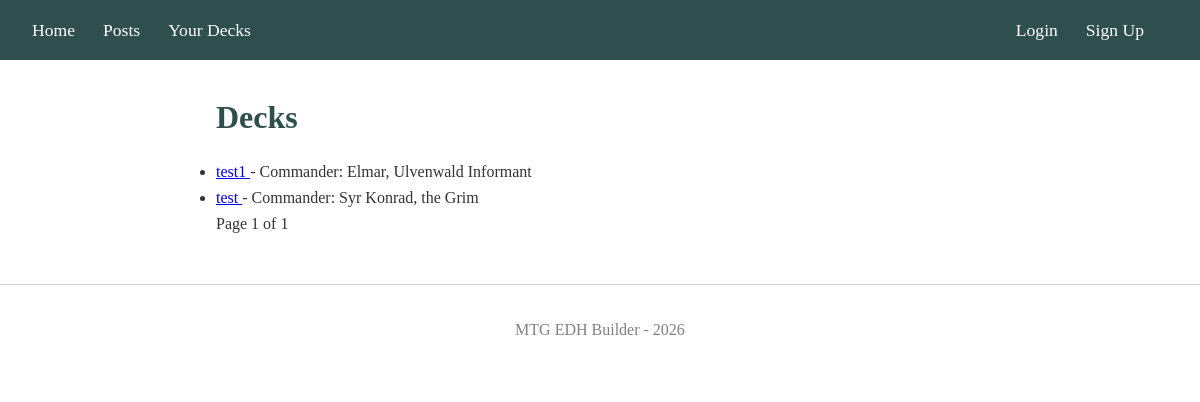
Page /decks/ on the earlier database version.
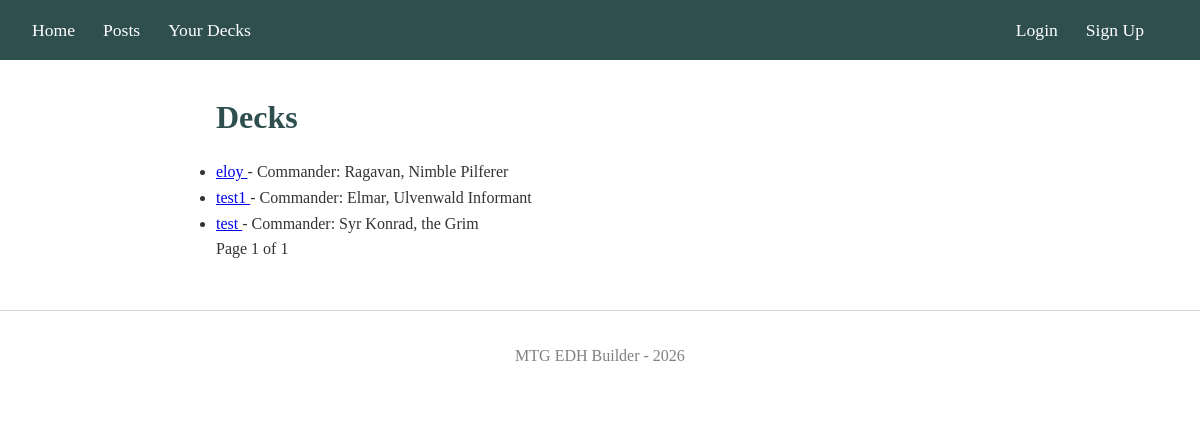
Same page on the later database version.
### blog/models.py (models this page shows, shortened)
class Deck(models.Model):
    name = models.CharField(max_length=200)
    description = models.TextField(blank=True)
    created_at = models.DateTimeField(auto_now_add=True)
    updated_at = models.DateTimeField(auto_now=True)
    author = models.ForeignKey(User, on_delete=models.CASCADE)
    is_public = models.BooleanField(default=True)
    commander = models.ForeignKey(
        Card, on_delete=models.PROTECT,
        related_name='commander', help_text="First commander")
    partner_commander = models.ForeignKey(
        Card,
        on_delete=models.SET_NULL,
        null=True, blank=True,
        related_name='commander_partner',
        help_text="Second commander if both have partner"
    )
    card_count = models.PositiveSmallIntegerField(default=0)
    avg_cmc = models.DecimalField(max_digits=4, decimal_places=2, default=0)
    class Meta:
        ordering = ['-updated_at']
        verbose_name = 'Deck'
        verbose_name_plural = 'Decks'
        constraints = [
            models.UniqueConstraint(
                fields=['author', 'name'],
                name = 'unique_deck_name_per_user'
            )
        ]

class Card(models.Model):
    scryfall_id = models.UUIDField(unique=True)
    oracle_id = models.UUIDField()
    name = models.CharField(max_length=200) # name of the card
    type_line = models.CharField(max_length=200, default='')
    set_code = models.CharField(max_length=10)
    collector_number = models.CharField(max_length=20)
    cmc = models.IntegerField(default=0) # Converted mana cost of the card, used for calculate the average cmc of a deck
    color_identity = models.CharField(max_length=10, default='') # Sorted letters from {W,U,B,R,G}; empty = colorless
    image_url = models.URLField() # default image size
    image_large_url = models.URLField(default='') # larger image for hover
    def __str__(self):
        return self.name

### blog/views.py (the view)
# urls.py: path("decks/", views.DeckListView.as_view(), name="decks"),
class DeckListView(DeckAccessMixin, ListView):
    model = Deck
    template_name = "blog/deck_list.html"
    context_object_name = "decks"
    paginate_by = 5

### blog/views.py (called while the page is built)
    def get_queryset(self):
        user = self.request.user
        if user.is_authenticated:
            return Deck.objects.filter(Q(author=user) | Q(is_public=True))
        return Deck.objects.filter(is_public=True)

### templates/blog/deck_list.html (shortened to what this page needs)
{% extends "base.html" %}
{% block content %}
<h1>Decks</h1>
<ul>
{% for deck in decks %}
    <li>
        <a href="{% url 'blog:deck_detail' deck.id %}">
            {{ deck.name }}
        </a>
        - Commander: {{ deck.commander }}
    </li>
{% endfor %}
</ul>
<div>
<span>
    Page {{ page_obj.number }} of {{ page_obj.paginator.num_pages }}
</span>
</div>
{% endblock %}

### templates/base.html (shortened to what this page needs)
{% load static %}
<!DOCTYPE html>
<html lang="en">
<head>
    {% load static %}
    <link rel="stylesheet" href="{% static 'blog/main.css' %}">
</head>
<body>
    <nav>
    <a href="{% url 'blog:home' %}">Home</a>
    <a href="{% url 'blog:decks' %}">Posts</a>
    <a href="{% url 'blog:your_decks' %}">Your Decks</a>
    <span class="nav-right">
        {% if user.is_authenticated %}
            <span class="nav-user" id="logged-user-name">{{ user.username }}</span>
            <form method="post" action="{% url 'logout' %}" class="inline-form">
                {% csrf_token %}
                <button type="submit" class="logout-btn" id="logout-btn">Logout</button>
            </form>
        {% else %}
            <a id="login-btn" href="{% url 'login' %}">Login</a>
            <a id="signup-btn" href="{% url 'signup' %}">Sign Up</a>
        {% endif %}
    </span>
    </nav>
    <div class="container">
        {% block content %}{% endblock %}
    </div>
    <footer>
        <p>MTG EDH Builder - 2026</p>
    </footer>
</body>
</html>

### blog/static/blog/main.css (style rules this page uses)
:root { --midnight-violet: #242038; --slate-blue: #725ac1; --soft-periwinkle: #8d86c9; --pale-slate: #cac4ce; --linen: #f7ece1; }
* { margin: 0; padding: 0; box-sizing: border-box; }
body { font-family: Georgia, serif; line-height: 1.6; color: #333; }
nav { background: darkslategray; padding: 1rem 2rem; }
nav a { color: white; text-decoration: none; margin-right: 1.5rem; font-size: 1.1rem; }
.container { max-width: 800px; margin: 2rem auto; padding: 0 1rem; }
h1, h2, h3 { margin-bottom: 1rem; color: darkslategray; }
footer { text-align: center; padding: 2rem; color: gray; margin-top: 3rem; border-top: 1px solid lightgray; }
.nav-right { float: right; }

Differences in the rows shown:
added Deck: name "eloy", commander "Ragavan, Nimble Pilferer"
